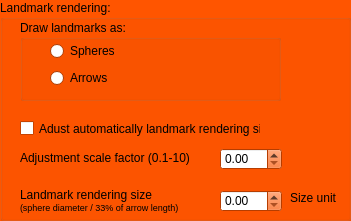
  <widget class="QGroupBox" name="LandmarkRenderingBox">
   <property name="geometry">
    <rect>
     <x>20</x>
     <y>30</y>
     <width>351</width>
     <height>221</height>
    </rect>
   </property>
   <property name="palette">
    <palette>
     <active>
      <colorrole role="WindowText">
       <brush brushstyle="SolidPattern">
        <color alpha="255">
         <red>0</red>
         <green>0</green>
         <blue>0</blue>
        </color>
       </brush>
      </colorrole>
      <colorrole role="Button">
       <brush brushstyle="SolidPattern">
        <color alpha="255">
         <red>255</red>
         <green>85</green>
         <blue>0</blue>
        </color>
       </brush>
      </colorrole>
      <colorrole role="Light">
       <brush brushstyle="SolidPattern">
        <color alpha="255">
         <red>255</red>
         <green>170</green>
         <blue>127</blue>
        </color>
       </brush>
      </colorrole>
      <colorrole role="Midlight">
       <brush brushstyle="SolidPattern">
        <color alpha="255">
         <red>255</red>
         <green>127</green>
         <blue>63</blue>
        </color>
       </brush>
      </colorrole>
      <colorrole role="Dark">
       <brush brushstyle="SolidPattern">
        <color alpha="255">
         <red>127</red>
         <green>42</green>
         <blue>0</blue>
        </color>
       </brush>
      </colorrole>
      <colorrole role="Mid">
       <brush brushstyle="SolidPattern">
        <color alpha="255">
         <red>170</red>
         <green>56</green>
         <blue>0</blue>
        </color>
       </brush>
      </colorrole>
      <colorrole role="Text">
       <brush brushstyle="SolidPattern">
        <color alpha="255">
         <red>0</red>
         <green>0</green>
         <blue>0</blue>
        </color>
       </brush>
      </colorrole>
      <colorrole role="BrightText">
       <brush brushstyle="SolidPattern">
        <color alpha="255">
         <red>255</red>
         <green>255</green>
         <blue>255</blue>
        </color>
       </brush>
      </colorrole>
      <colorrole role="ButtonText">
       <brush brushstyle="SolidPattern">
        <color alpha="255">
         <red>0</red>
         <green>0</green>
         <blue>0</blue>
        </color>
       </brush>
      </colorrole>
      <colorrole role="Base">
       <brush brushstyle="SolidPattern">
        <color alpha="255">
         <red>255</red>
         <green>255</green>
         <blue>255</blue>
        </color>
       </brush>
      </colorrole>
      <colorrole role="Window">
       <brush brushstyle="SolidPattern">
        <color alpha="255">
         <red>255</red>
         <green>85</green>
         <blue>0</blue>
        </color>
       </brush>
      </colorrole>
      <colorrole role="Shadow">
       <brush brushstyle="SolidPattern">
        <color alpha="255">
         <red>0</red>
         <green>0</green>
         <blue>0</blue>
        </color>
       </brush>
      </colorrole>
      <colorrole role="AlternateBase">
       <brush brushstyle="SolidPattern">
        <color alpha="255">
         <red>255</red>
         <green>170</green>
         <blue>127</blue>
        </color>
       </brush>
      </colorrole>
      <colorrole role="ToolTipBase">
       <brush brushstyle="SolidPattern">
        <color alpha="255">
         <red>255</red>
         <green>255</green>
         <blue>220</blue>
        </color>
       </brush>
      </colorrole>
      <colorrole role="ToolTipText">
       <brush brushstyle="SolidPattern">
        <color alpha="255">
         <red>0</red>
         <green>0</green>
         <blue>0</blue>
        </color>
       </brush>
      </colorrole>
     </active>
     <inactive>
      <colorrole role="WindowText">
       <brush brushstyle="SolidPattern">
        <color alpha="255">
         <red>0</red>
         <green>0</green>
         <blue>0</blue>
        </color>
       </brush>
      </colorrole>
      <colorrole role="Button">
       <brush brushstyle="SolidPattern">
        <color alpha="255">
         <red>255</red>
         <green>85</green>
         <blue>0</blue>
        </color>
       </brush>
      </colorrole>
      <colorrole role="Light">
       <brush brushstyle="SolidPattern">
        <color alpha="255">
         <red>255</red>
         <green>170</green>
         <blue>127</blue>
        </color>
       </brush>
      </colorrole>
      <colorrole role="Midlight">
       <brush brushstyle="SolidPattern">
        <color alpha="255">
         <red>255</red>
         <green>127</green>
         <blue>63</blue>
        </color>
       </brush>
      </colorrole>
      <colorrole role="Dark">
       <brush brushstyle="SolidPattern">
        <color alpha="255">
         <red>127</red>
         <green>42</green>
         <blue>0</blue>
        </color>
       </brush>
      </colorrole>
      <colorrole role="Mid">
       <brush brushstyle="SolidPattern">
        <color alpha="255">
         <red>170</red>
         <green>56</green>
         <blue>0</blue>
        </color>
       </brush>
      </colorrole>
      <colorrole role="Text">
       <brush brushstyle="SolidPattern">
        <color alpha="255">
         <red>0</red>
         <green>0</green>
         <blue>0</blue>
        </color>
       </brush>
      </colorrole>
      <colorrole role="BrightText">
       <brush brushstyle="SolidPattern">
        <color alpha="255">
         <red>255</red>
         <green>255</green>
         <blue>255</blue>
        </color>
       </brush>
      </colorrole>
      <colorrole role="ButtonText">
       <brush brushstyle="SolidPattern">
        <color alpha="255">
         <red>0</red>
         <green>0</green>
         <blue>0</blue>
        </color>
       </brush>
      </colorrole>
      <colorrole role="Base">
       <brush brushstyle="SolidPattern">
        <color alpha="255">
         <red>255</red>
         <green>255</green>
         <blue>255</blue>
        </color>
       </brush>
      </colorrole>
      <colorrole role="Window">
       <brush brushstyle="SolidPattern">
        <color alpha="255">
         <red>255</red>
         <green>85</green>
         <blue>0</blue>
        </color>
       </brush>
      </colorrole>
      <colorrole role="Shadow">
       <brush brushstyle="SolidPattern">
        <color alpha="255">
         <red>0</red>
         <green>0</green>
         <blue>0</blue>
        </color>
       </brush>
      </colorrole>
      <colorrole role="AlternateBase">
       <brush brushstyle="SolidPattern">
        <color alpha="255">
         <red>255</red>
         <green>170</green>
         <blue>127</blue>
        </color>
       </brush>
      </colorrole>
      <colorrole role="ToolTipBase">
       <brush brushstyle="SolidPattern">
        <color alpha="255">
         <red>255</red>
         <green>255</green>
         <blue>220</blue>
        </color>
       </brush>
      </colorrole>
      <colorrole role="ToolTipText">
       <brush brushstyle="SolidPattern">
        <color alpha="255">
         <red>0</red>
         <green>0</green>
         <blue>0</blue>
        </color>
       </brush>
      </colorrole>
     </inactive>
     <disabled>
      <colorrole role="WindowText">
       <brush brushstyle="SolidPattern">
        <color alpha="255">
         <red>127</red>
         <green>42</green>
         <blue>0</blue>
        </color>
       </brush>
      </colorrole>
      <colorrole role="Button">
       <brush brushstyle="SolidPattern">
        <color alpha="255">
         <red>255</red>
         <green>85</green>
         <blue>0</blue>
        </color>
       </brush>
      </colorrole>
      <colorrole role="Light">
       <brush brushstyle="SolidPattern">
        <color alpha="255">
         <red>255</red>
         <green>170</green>
         <blue>127</blue>
        </color>
       </brush>
      </colorrole>
      <colorrole role="Midlight">
       <brush brushstyle="SolidPattern">
        <color alpha="255">
         <red>255</red>
         <green>127</green>
         <blue>63</blue>
        </color>
       </brush>
      </colorrole>
      <colorrole role="Dark">
       <brush brushstyle="SolidPattern">
        <color alpha="255">
         <red>127</red>
         <green>42</green>
         <blue>0</blue>
        </color>
       </brush>
      </colorrole>
      <colorrole role="Mid">
       <brush brushstyle="SolidPattern">
        <color alpha="255">
         <red>170</red>
         <green>56</green>
         <blue>0</blue>
        </color>
       </brush>
      </colorrole>
      <colorrole role="Text">
       <brush brushstyle="SolidPattern">
        <color alpha="255">
         <red>127</red>
         <green>42</green>
         <blue>0</blue>
        </color>
       </brush>
      </colorrole>
      <colorrole role="BrightText">
       <brush brushstyle="SolidPattern">
        <color alpha="255">
         <red>255</red>
         <green>255</green>
         <blue>255</blue>
        </color>
       </brush>
      </colorrole>
      <colorrole role="ButtonText">
       <brush brushstyle="SolidPattern">
        <color alpha="255">
         <red>127</red>
         <green>42</green>
         <blue>0</blue>
        </color>
       </brush>
      </colorrole>
      <colorrole role="Base">
       <brush brushstyle="SolidPattern">
        <color alpha="255">
         <red>255</red>
         <green>85</green>
         <blue>0</blue>
        </color>
       </brush>
      </colorrole>
      <colorrole role="Window">
       <brush brushstyle="SolidPattern">
        <color alpha="255">
         <red>255</red>
         <green>85</green>
         <blue>0</blue>
        </color>
       </brush>
      </colorrole>
      <colorrole role="Shadow">
       <brush brushstyle="SolidPattern">
        <color alpha="255">
         <red>0</red>
         <green>0</green>
         <blue>0</blue>
        </color>
       </brush>
      </colorrole>
      <colorrole role="AlternateBase">
       <brush brushstyle="SolidPattern">
        <color alpha="255">
         <red>255</red>
         <green>85</green>
         <blue>0</blue>
        </color>
       </brush>
      </colorrole>
      <colorrole role="ToolTipBase">
       <brush brushstyle="SolidPattern">
        <color alpha="255">
         <red>255</red>
         <green>255</green>
         <blue>220</blue>
        </color>
       </brush>
      </colorrole>
      <colorrole role="ToolTipText">
       <brush brushstyle="SolidPattern">
        <color alpha="255">
         <red>0</red>
         <green>0</green>
         <blue>0</blue>
        </color>
       </brush>
      </colorrole>
     </disabled>
    </palette>
   </property>
   <property name="title">
    <string>Landmark rendering:</string>
   </property>
   <widget class="QGroupBox" name="DrawLandmarksAsBox">
    <property name="geometry">
     <rect>
      <x>20</x>
      <y>20</y>
      <width>261</width>
      <height>81</height>
     </rect>
    </property>
    <property name="title">
     <string>Draw landmarks as:</string>
    </property>
    <widget class="QWidget" name="verticalLayoutWidget_5">
     <property name="geometry">
      <rect>
       <x>30</x>
       <y>20</y>
       <width>160</width>
       <height>51</height>
      </rect>
     </property>
     <layout class="QVBoxLayout" name="verticalLayout_5">
      <item>
       <widget class="QRadioButton" name="SpheresRadioButton">
        <property name="text">
         <string>Spheres</string>
        </property>
       </widget>
      </item>
      <item>
       <widget class="QRadioButton" name="ArrowsRadioButton">
        <property name="text">
         <string>Arrows</string>
        </property>
       </widget>
      </item>
     </layout>
    </widget>
   </widget>
   <widget class="QCheckBox" name="AdjustLandmarkRenderingSizeCheckBox">
    <property name="geometry">
     <rect>
      <x>20</x>
      <y>120</y>
      <width>241</width>
      <height>17</height>
     </rect>
    </property>
    <property name="text">
     <string>Adust automatically landmark rendering size</string>
    </property>
   </widget>
   <widget class="QLabel" name="label_2">
    <property name="geometry">
     <rect>
      <x>20</x>
      <y>180</y>
      <width>181</width>
      <height>41</height>
     </rect>
    </property>
    <property name="text">
     <string>&lt;html&gt;&lt;head/&gt;&lt;body&gt;&lt;p&gt;Landmark rendering size &lt;br/&gt;&lt;span style=&quot; font-size:7pt;&quot;&gt;(sphere diameter / 33% of arrow length)&lt;/span&gt;&lt;/p&gt;&lt;/body&gt;&lt;/html&gt;</string>
    </property>
   </widget>
   <widget class="QDoubleSpinBox" name="LandmarkRenderingSizeValue">
    <property name="geometry">
     <rect>
      <x>220</x>
      <y>190</y>
      <width>62</width>
      <height>22</height>
     </rect>
    </property>
   </widget>
   <widget class="QDoubleSpinBox" name="AdjustScaleFactor">
    <property name="geometry">
     <rect>
      <x>220</x>
      <y>148</y>
      <width>62</width>
      <height>22</height>
     </rect>
    </property>
   </widget>
   <widget class="QLabel" name="label_4">
    <property name="geometry">
     <rect>
      <x>20</x>
      <y>150</y>
      <width>171</width>
      <height>16</height>
     </rect>
    </property>
    <property name="text">
     <string>Adjustment scale factor (0.1-10)</string>
    </property>
   </widget>
   <widget class="QLabel" name="SizeUnit1">
    <property name="geometry">
     <rect>
      <x>290</x>
      <y>190</y>
      <width>51</width>
      <height>16</height>
     </rect>
    </property>
    <property name="text">
     <string>Size unit</string>
    </property>
   </widget>
  </widget>
